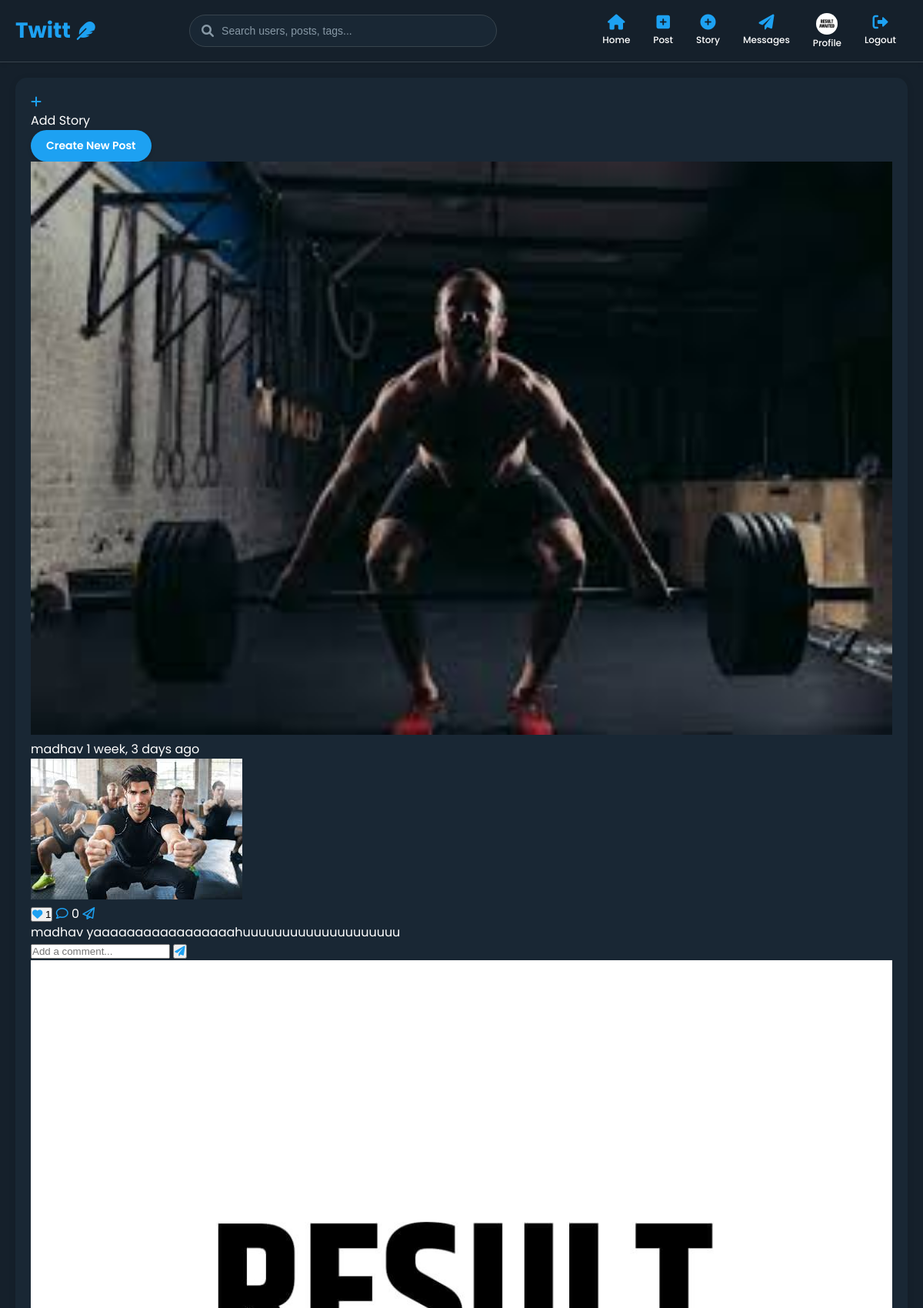
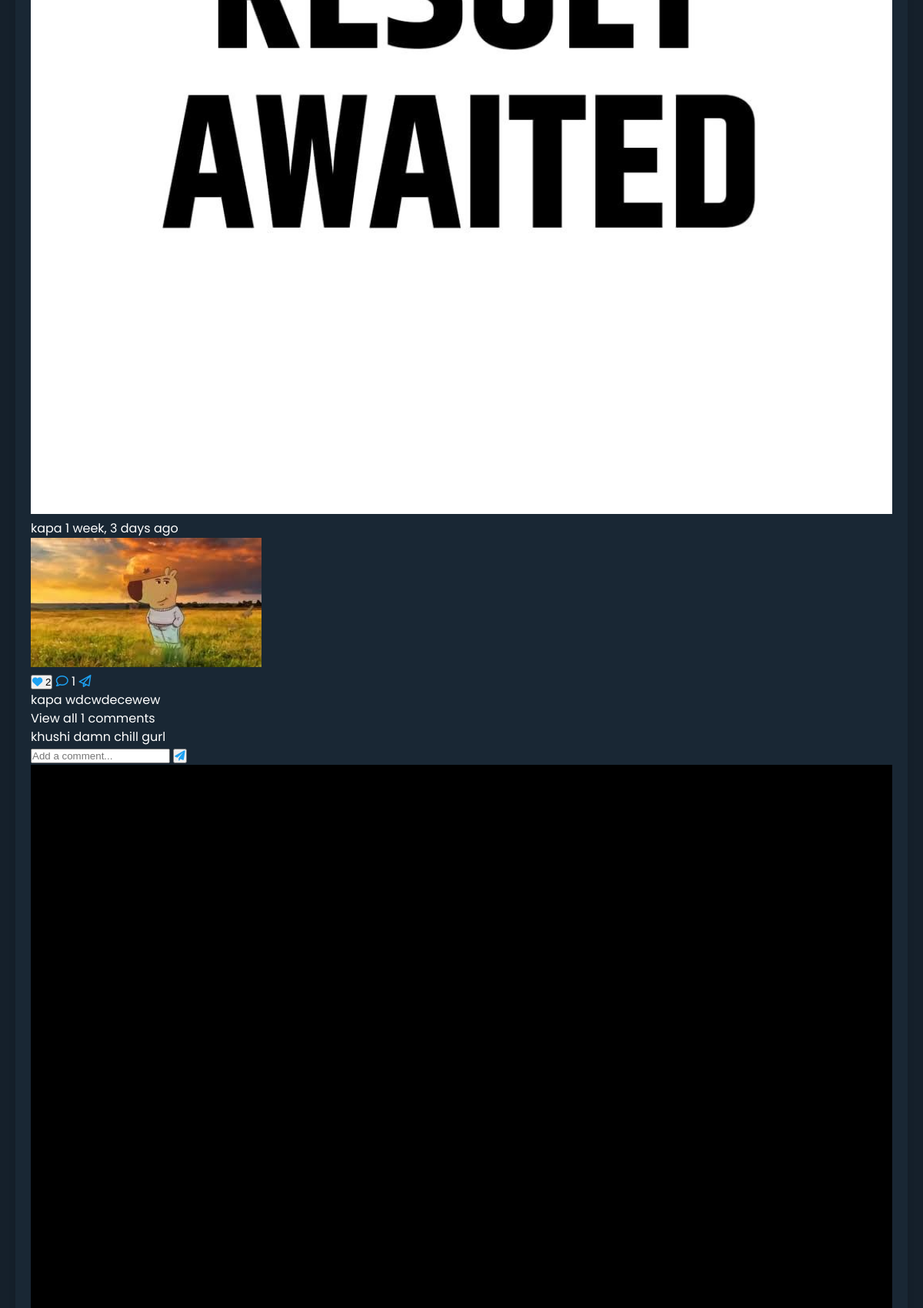
The page / (signed in, upper part) on the database its author committed (2 pictures, top to bottom).
### clone/models.py (models this page shows, shortened)
class Profile(models.Model):
    user = models.OneToOneField(User, on_delete=models.CASCADE)
    bio = models.TextField(blank=True)
    profile_pic = models.ImageField(upload_to='profile_pics', default='default_profile.png')
    followers = models.ManyToManyField(User, related_name='following', blank=True)

class Post(models.Model):
    id = models.UUIDField(primary_key=True, default=uuid.uuid4, editable=False)
    user = models.ForeignKey(User, on_delete=models.CASCADE, related_name='posts')
    image = models.ImageField(upload_to='post_images')
    caption = models.TextField(blank=True)
    created_at = models.DateTimeField(auto_now_add=True)
    likes = models.ManyToManyField(User, related_name='liked_posts', blank=True)
    class Meta:
        ordering = ['-created_at']
    def total_likes(self):
        return self.likes.count()
    def total_comments(self):
        return self.comments.count()

class Comment(models.Model):
    post = models.ForeignKey(Post, on_delete=models.CASCADE, related_name='comments')
    user = models.ForeignKey(User, on_delete=models.CASCADE)
    text = models.TextField()
    created_at = models.DateTimeField(auto_now_add=True)
    class Meta:
        ordering = ['created_at']

### clone/views.py (the view)
# urls.py: path('', views.home, name='home'),
@login_required
def home(request):
    following_users = User.objects.filter(profile__followers=request.user)
    posts = Post.objects.filter(
        Q(user__in=following_users) | Q(user=request.user)
    ).order_by('-created_at')
    active_stories = Story.objects.filter(
        Q(user__in=following_users) | Q(user=request.user),
        expires_at__gt=timezone.now()
    ).order_by('-created_at')
    context = {
        'posts': posts,
        'active_stories': active_stories,
    }
    return render(request, 'home.html', context)

### templates/home.html (shortened to what this page needs)
{% extends 'base.html' %}
{% block content %}
<div class="container">
    <div class="stories-container">
        <div class="stories-scroll">
            {% if user.is_authenticated %}
            <div class="story-item add-story">
                <a href="{% url 'create_story' %}">
                    <div class="story-avatar">
                        <i class="fas fa-plus"></i>
                    </div>
                    <span>Add Story</span>
                </a>
            </div>
            {% endif %}
        </div>
    </div>
    <div class="posts-container">
        {% if user.is_authenticated %}
        <div class="create-post">
            <a href="{% url 'create_post' %}" class="btn btn-primary">Create New Post</a>
        </div>
        {% endif %}
        {% for post in posts %}
        <div class="post-card">
            <div class="post-header">
                <a href="{% url 'profile' post.user.username %}" class="post-user">
                    <img src="{{ post.user.profile.profile_pic.url }}" alt="{{ post.user.username }}" class="profile-pic-small">
                    <span>{{ post.user.username }}</span>
                </a>
                <span class="post-time">{{ post.created_at|timesince }} ago</span>
            </div>
            <div class="post-image">
                <img src="{{ post.image.url }}" alt="Post by {{ post.user.username }}">
            </div>
            <div class="post-actions">
                <button class="like-btn {% if user in post.likes.all %}liked{% endif %}" data-post-id="{{ post.id }}">
                    <i class="{% if user in post.likes.all %}fas{% else %}far{% endif %} fa-heart"></i>
                    <span class="like-count">{{ post.total_likes }}</span>
                </button>
                <a href="{% url 'post_detail' post.id %}" class="comment-btn">
                    <i class="far fa-comment"></i>
                    <span>{{ post.total_comments }}</span>
                </a>
                <a href="{% url 'new_conversation' post.user.username %}" class="message-btn">
                    <i class="far fa-paper-plane"></i>
                </a>
            </div>
            <div class="post-caption">
                <a href="{% url 'profile' post.user.username %}" class="username">{{ post.user.username }}</a>
                <span>{{ post.caption }}</span>
            </div>
            {% if post.comments.all|length > 0 %}
            <div class="post-comments-preview">
                <a href="{% url 'post_detail' post.id %}">View all {{ post.total_comments }} comments</a>
                {% with post.comments.all|slice:":2" as preview_comments %}
                {% for comment in preview_comments %}
                <div class="comment-preview">
                    <a href="{% url 'profile' comment.user.username %}" class="username">{{ comment.user.username }}</a>
                    <span>{{ comment.text }}</span>
                </div>
                {% endfor %}
                {% endwith %}
            </div>
            {% endif %}
            <div class="post-add-comment">
                <form action="{% url 'post_detail' post.id %}" method="POST">
                    <input type="text" name="text" placeholder="Add a comment..." required>
                    <button type="submit"><i class="fas fa-paper-plane"></i></button>
                </form>
            </div>
        </div>
        {% empty %}
        <div class="no-posts">
            <p>No posts to show. Follow users or create your own posts!</p>
        </div>
        {% endfor %}
    </div>
</div>
{% endblock %}

### templates/base.html (shortened to what this page needs)
{% load static %}
<!DOCTYPE html>
<html lang="en">
<head>
    <link rel="stylesheet" href="https://cdnjs.cloudflare.com/ajax/libs/font-awesome/6.0.0-beta3/css/all.min.css">
    <link rel="stylesheet" href="{% static 'css/style.css' %}">
</head>
<body>
    <div class="app-container">
        <header>
            <nav class="navbar">
                <div class="navbar-brand">
                    <a href="{% url 'home' %}">
                        <span class="logo-text">Twitt</span>
                        <i class="fas fa-feather logo-icon"></i>
                    </a>
                </div>
                {% if user.is_authenticated %}
                <div class="search-bar">
                    <form action="{% url 'search' %}" method="GET">
                        <div class="search-wrapper">
                            <i class="fas fa-search search-icon"></i>
                            <input type="text" name="q" placeholder="Search users, posts, tags..." value="{{ request.GET.q }}">
                        </div>
                    </form>
                </div>
                <div class="navbar-menu">
                    <a href="{% url 'home' %}" class="nav-item" title="Home">
                        <i class="fas fa-home"></i>
                        <span class="nav-text">Home</span>
                    </a>
                    <a href="{% url 'create_post' %}" class="nav-item" title="Create Post">
                        <i class="fas fa-plus-square"></i>
                        <span class="nav-text">Post</span>
                    </a>
                    <a href="{% url 'create_story' %}" class="nav-item" title="Create Story">
                        <i class="fas fa-circle-plus"></i>
                        <span class="nav-text">Story</span>
                    </a>
                    <a href="{% url 'inbox' %}" class="nav-item" title="Messages">
                        <i class="fas fa-paper-plane"></i>
                        <span class="nav-text">Messages</span>
                    </a>
                    <a href="{% url 'profile' user.username %}" class="nav-item profile-link" title="Profile">
                        <div class="profile-pic-container">
                            <img src="{{ user.profile.profile_pic.url }}" alt="{{ user.username }}" class="profile-pic-small">
                        </div>
                        <span class="nav-text">Profile</span>
                    </a>
                    <a href="{% url 'logout' %}" class="nav-item" title="Logout">
                        <i class="fas fa-sign-out-alt"></i>
                        <span class="nav-text">Logout</span>
                    </a>
                </div>
                {% else %}
                <div class="auth-buttons">
                    <a href="{% url 'login' %}" class="btn btn-login">Login</a>
                    <a href="{% url 'register' %}" class="btn btn-register">Register</a>
                </div>
                {% endif %}
            </nav>
        </header>
        <main class="content">
            <div class="main-content">
                {% block content %}{% endblock %}
            </div>
        </main>
    </div>
</body>
</html>

### static/css/style.css (style rules this page uses)
:root { --primary-color: #1DA1F2; --primary-light: #1a91da; --secondary-color: #ff69b4; --secondary-light: #ff8dc6; --background-color: #15202B; --content-bg: #192734; --text-color: #FFFFFF; --text-secondary: #8899A6; --border-color: #38444d; --hover-color: #ff69b4; --button-color: #1DA1F2; --icon-color: #1DA1F2; --success-color: #4BB543; --error-color: #FF3333; --warning-color: #FFD700; --info-color: #1DA1F2; }
* { margin: 0; padding: 0; box-sizing: border-box; }
body { font-family: 'Poppins', -apple-system, BlinkMacSystemFont, "Segoe UI", Roboto, Helvetica, Arial, sans-serif; background-color: var(--background-color); color: var(--text-color); line-height: 1.5; min-height: 100vh; }
.app-container { display: flex; flex-direction: column; min-height: 100vh; }
a { text-decoration: none; color: var(--text-color); transition: color 0.2s ease; }
img { max-width: 100%; }
.btn { display: inline-flex; align-items: center; justify-content: center; padding: 10px 20px; border-radius: 30px; font-size: 14px; font-weight: 600; cursor: pointer; text-align: center; border: none; transition: all 0.3s ease; background-color: var(--button-color); color: var(--text-color); box-shadow: 0 2px 5px rgba(0, 0, 0, 0.2); }
i { color: var(--icon-color); }
.navbar { display: flex; justify-content: space-between; align-items: center; padding: 15px 20px; background-color: var(--background-color); border-bottom: 1px solid var(--border-color); position: sticky; top: 0; z-index: 1000; box-shadow: 0 2px 5px rgba(0, 0, 0, 0.1); }
.navbar-brand a { display: flex; align-items: center; color: var(--primary-color); font-size: 28px; font-weight: bold; }
.logo-text { margin-right: 8px; }
.logo-icon { font-size: 24px; }
.search-bar { flex: 1; max-width: 400px; margin: 0 20px; }
.search-wrapper { position: relative; display: flex; align-items: center; background-color: var(--content-bg); border-radius: 30px; overflow: hidden; padding: 0 15px; border: 1px solid var(--border-color); transition: all 0.3s ease; }
.search-icon { color: var(--text-secondary); margin-right: 10px; }
.search-bar input { width: 100%; background: transparent; border: none; padding: 12px 0; color: var(--text-color); font-size: 14px; outline: none; }
.search-bar input::placeholder { color: var(--text-secondary); }
.navbar-menu { display: flex; align-items: center; }
.nav-item { display: flex; flex-direction: column; align-items: center; justify-content: center; margin: 0 15px; position: relative; color: var(--text-color); font-weight: 500; }
.nav-item i { font-size: 20px; margin-bottom: 4px; }
.nav-text { font-size: 12px; display: block; }
.profile-link { position: relative; }
.profile-pic-container { width: 32px; height: 32px; border-radius: 50%; overflow: hidden; border: 2px solid transparent; transition: all 0.3s ease; }
.profile-pic-small { width: 100%; height: 100%; object-fit: cover; }
.content { flex: 1; padding: 20px; background-color: var(--background-color); max-width: 1200px; width: 100%; margin: 0 auto; }
.main-content { background-color: var(--content-bg); border-radius: 15px; padding: 20px; box-shadow: 0 2px 10px rgba(0, 0, 0, 0.1); }

### rows shown on the page
Post: user.profile.profile_pic (picture), user.username "madhav", created_at "1 week, 3 days", image (picture), total_likes "1", total_comments "0", caption "yaaaaaaaaaaaaaaaaahuuuuuuuuuuuuuuuuuuuu"
Post: user.profile.profile_pic (picture), user.username "kapa", created_at "1 week, 3 days", image (picture), total_likes "2", total_comments "1", caption "wdcwdecewew"
Comment: user.username "khushi", text "damn chill gurl"
Post: user.profile.profile_pic (picture)
